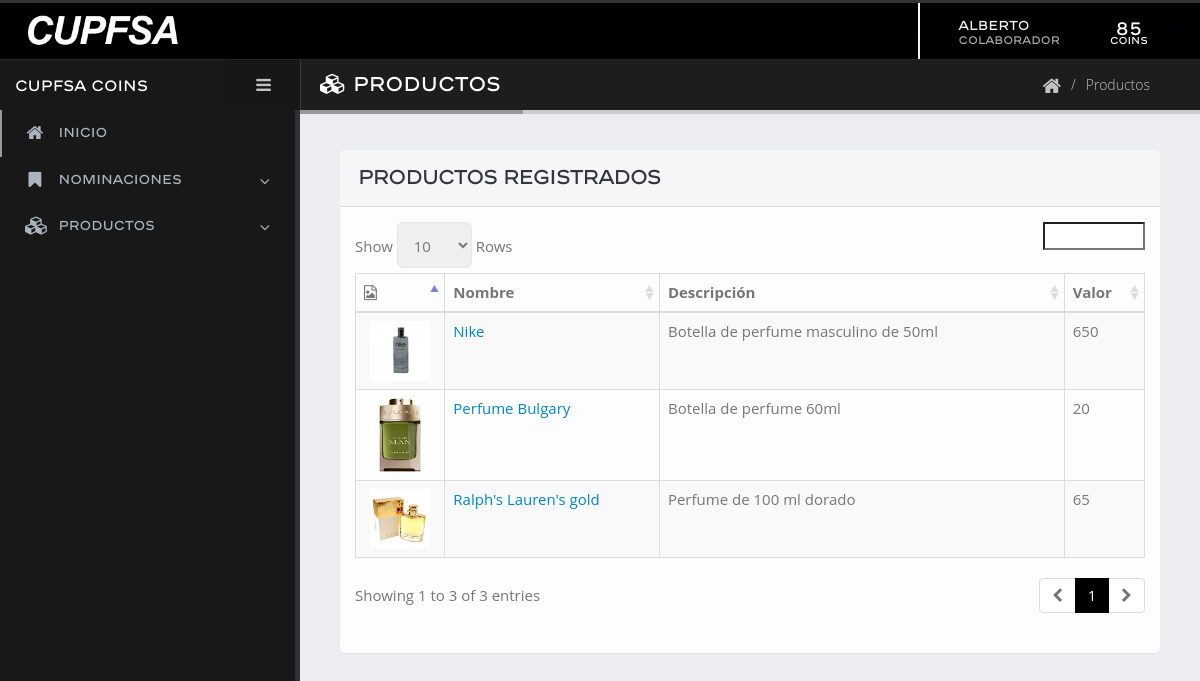
Page /productos.php (signed in) on the committed database.
### tables this page shows
CREATE TABLE IF NOT EXISTS `producto` (
  `idPRODUCTO` int(11) NOT NULL AUTO_INCREMENT,
  `nombre` varchar(45) NOT NULL,
  `valor` int(11) NOT NULL,
  `descripcion` varchar(80) DEFAULT NULL,
  `imagen` varchar(45) DEFAULT NULL,
  `activo` tinyint(1) DEFAULT NULL,
  `cantidad` int(3) DEFAULT NULL,
  `fecha_creacion` datetime DEFAULT NULL,
  `fecha_modificado` datetime DEFAULT NULL,
  PRIMARY KEY (`idPRODUCTO`)
);

### database/data-productos.php (called while the page is built, shortened)
<?php
	function obtenerProductosRegistrados( $dbh ){
		$q = "select idPRODUCTO, nombre, descripcion, valor, imagen,
		date_format(fecha_creacion,'%d/%m/%Y') as fregistro from producto
		order by nombre asc";
		$data = mysqli_query( $dbh, $q );
		return obtenerListaRegistros( $data );
	}
?>

### database/bd.php (called while the page is built, shortened)
<?php
	function obtenerListaRegistros( $data ){
		$lista_c = array();
		if( $data ){
			while( $c = mysqli_fetch_array( $data ) ){
				$lista_c[] = $c;
			}
		}
		return $lista_c;
	}
?>

### productos.php (the view, shortened to what this page needs)
<?php
    include( "database/bd.php" );
    include( "database/data-usuarios.php" );
    include( "database/data-productos.php" );
?>
<!doctype html>
<html class="fixed">
	<head>
		<link rel="stylesheet" href="assets/vendor/bootstrap/css/bootstrap.css" />
		<link rel="stylesheet" href="assets/vendor/font-awesome/css/font-awesome.css" />
		<link rel="stylesheet" href="assets/vendor/magnific-popup/magnific-popup.css" />
		<link rel="stylesheet" href="assets/vendor/bootstrap-datepicker/css/datepicker3.css" />
		<link rel="stylesheet" href="assets/vendor/select2/select2.css" />
		<link rel="stylesheet" href="assets/vendor/jquery-datatables-bs3/assets/css/datatables.css" />
		<link rel="stylesheet" href="assets/vendor/pnotify/pnotify.custom.css" />
		<link rel="stylesheet" href="assets/stylesheets/theme.css" />
		<link rel="stylesheet" href="assets/stylesheets/skins/default.css" />
		<link rel="stylesheet" href="assets/stylesheets/theme-custom.css">
	</head>
	<?php
		$productos = obtenerProductosRegistrados( $dbh );
	?>
	<body>
		<section class="body">
			<?php include( "sections/header.php" );?>
			<div class="inner-wrapper">
				<?php include( "sections/left-sidebar.php" );?>
				<section role="main" class="content-body">
					<header class="page-header">
						<h2><i class="fa fa-cubes"></i> Productos</h2>
						<div class="right-wrapper pull-right">
							<ol class="breadcrumbs">
								<li>
									<a href="index.php">
										<i class="fa fa-home"></i>
									</a>
								</li>
								<li><span>Productos</span></li>
							</ol>
						</div>
					</header>
						<section class="panel">
							<header class="panel-heading">
								<h2 class="panel-title">
									Productos registrados
								</h2>
							</header>
							<div class="panel-body">
								<table class="table table-bordered table-striped mb-none listado_productos_gral" id="datatable-default">
									<thead>
										<tr>
											<th><i class="fa fa-file-image-o"></i></th>
											<th>Nombre</th>
											<th>Descripción</th>
											<th>Valor</th>
										</tr>
									</thead>
									<tbody>
										<?php foreach ( $productos as $p ) { ?>
										<tr class="gradeX">
											<td align="center">
												<img src="<?php echo $p["imagen"]; ?>" width="60">
											</td>
											<td>
												<a href="producto.php?id=<?php echo $p["idPRODUCTO"]; ?>"><?php echo $p["nombre"]; ?>
												</a>
											</td>
											<td><?php echo $p["descripcion"]; ?></td>
											<td><?php echo $p["valor"]; ?></td>
										</tr>
										<?php } ?>
									</tbody>
								</table>
							</div>
						</section>
				</section>
			</div>
		</section>
	</body>
</html>

### assets/stylesheets/skins/default.css (style rules this page uses)
a, .btn-link { color: #0088cc; }
.page-header h2 { border-bottom-color: #999; }

### rows in the picture
producto: imagen (picture), nombre "Nike", descripcion "Botella de perfume masculino de 50ml", valor "650"
producto: imagen (picture), nombre "Perfume Bulgary", descripcion "Botella de perfume 60ml", valor "20"
producto: imagen (picture), nombre "Ralph's Lauren's gold", descripcion "Perfume de 100 ml dorado", valor "65"

### other values in the picture
$_SESSION["user"]["nombre"] "Alberto"
hrolesUsuario( $accesos_usess["roles"] ) "Colaborador"
$coins_usuario "85"
